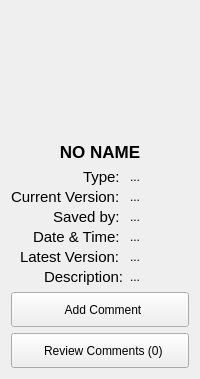
       <widget class="QWidget" name="viewerTab">
        <property name="maximumSize">
         <size>
          <width>16777215</width>
          <height>16777215</height>
         </size>
        </property>
        <attribute name="title">
         <string>Viewer</string>
        </attribute>
        <layout class="QVBoxLayout" name="verticalLayout" stretch="0,0,1,0,0">
         <item>
          <widget class="QPushButton" name="assetIconButton">
           <property name="minimumSize">
            <size>
             <width>0</width>
             <height>125</height>
            </size>
           </property>
           <property name="maximumSize">
            <size>
             <width>125</width>
             <height>125</height>
            </size>
           </property>
           <property name="styleSheet">
            <string notr="true">QPushButton {
    background-color: transparent;
    border: none;
}</string>
           </property>
           <property name="text">
            <string/>
           </property>
           <property name="icon">
            <iconset>
             <normaloff>../icons/takeSnapshotButton.png</normaloff>../icons/takeSnapshotButton.png</iconset>
           </property>
           <property name="iconSize">
            <size>
             <width>125</width>
             <height>125</height>
            </size>
           </property>
           <property name="autoRepeat">
            <bool>false</bool>
           </property>
          </widget>
         </item>
         <item>
          <widget class="QLabel" name="assetNameLabel">
           <property name="font">
            <font>
             <pointsize>13</pointsize>
             <bold>true</bold>
            </font>
           </property>
           <property name="text">
            <string>NO NAME</string>
           </property>
           <property name="alignment">
            <set>Qt::AlignCenter</set>
           </property>
          </widget>
         </item>
         <item>
          <layout class="QFormLayout" name="formLayout">
           <property name="sizeConstraint">
            <enum>QLayout::SetNoConstraint</enum>
           </property>
           <property name="fieldGrowthPolicy">
            <enum>QFormLayout::AllNonFixedFieldsGrow</enum>
           </property>
           <property name="rowWrapPolicy">
            <enum>QFormLayout::WrapLongRows</enum>
           </property>
           <property name="labelAlignment">
            <set>Qt::AlignBottom|Qt::AlignRight|Qt::AlignTrailing</set>
           </property>
           <property name="formAlignment">
            <set>Qt::AlignHCenter|Qt::AlignTop</set>
           </property>
           <property name="verticalSpacing">
            <number>2</number>
           </property>
           <item row="0" column="0">
            <widget class="QLabel" name="typeLabel">
             <property name="font">
              <font>
               <pointsize>11</pointsize>
              </font>
             </property>
             <property name="text">
              <string>Type: </string>
             </property>
            </widget>
           </item>
           <item row="0" column="1">
            <widget class="QLabel" name="typeAnswerLabel">
             <property name="text">
              <string>...</string>
             </property>
             <property name="alignment">
              <set>Qt::AlignLeading|Qt::AlignLeft|Qt::AlignVCenter</set>
             </property>
            </widget>
           </item>
           <item row="1" column="0">
            <widget class="QLabel" name="currentVersionLabel">
             <property name="font">
              <font>
               <pointsize>11</pointsize>
              </font>
             </property>
             <property name="text">
              <string>Current Version: </string>
             </property>
            </widget>
           </item>
           <item row="1" column="1">
            <widget class="QLabel" name="currentVersionAnswerLabel">
             <property name="text">
              <string>...</string>
             </property>
             <property name="alignment">
              <set>Qt::AlignLeading|Qt::AlignLeft|Qt::AlignVCenter</set>
             </property>
            </widget>
           </item>
           <item row="2" column="0">
            <widget class="QLabel" name="savedByLabel">
             <property name="font">
              <font>
               <pointsize>11</pointsize>
              </font>
             </property>
             <property name="text">
              <string>Saved by: </string>
             </property>
            </widget>
           </item>
           <item row="2" column="1">
            <widget class="QLabel" name="savedByAnswerLabel">
             <property name="text">
              <string>...</string>
             </property>
             <property name="alignment">
              <set>Qt::AlignLeading|Qt::AlignLeft|Qt::AlignVCenter</set>
             </property>
            </widget>
           </item>
           <item row="3" column="0">
            <widget class="QLabel" name="timeLabel">
             <property name="font">
              <font>
               <pointsize>11</pointsize>
              </font>
             </property>
             <property name="text">
              <string>Date &amp; Time: </string>
             </property>
            </widget>
           </item>
           <item row="3" column="1">
            <widget class="QLabel" name="timeAnswerLabel">
             <property name="text">
              <string>...</string>
             </property>
             <property name="alignment">
              <set>Qt::AlignLeading|Qt::AlignLeft|Qt::AlignVCenter</set>
             </property>
            </widget>
           </item>
           <item row="4" column="0">
            <widget class="QLabel" name="latestVersionLabel">
             <property name="font">
              <font>
               <pointsize>11</pointsize>
              </font>
             </property>
             <property name="text">
              <string>Latest Version: </string>
             </property>
            </widget>
           </item>
           <item row="4" column="1">
            <widget class="QLabel" name="latestVersionAnswerLabel">
             <property name="text">
              <string>...</string>
             </property>
             <property name="alignment">
              <set>Qt::AlignLeading|Qt::AlignLeft|Qt::AlignVCenter</set>
             </property>
            </widget>
           </item>
           <item row="5" column="0">
            <widget class="QLabel" name="descriptionLabel">
             <property name="sizePolicy">
              <sizepolicy hsizetype="Preferred" vsizetype="Preferred">
               <horstretch>0</horstretch>
               <verstretch>0</verstretch>
              </sizepolicy>
             </property>
             <property name="maximumSize">
              <size>
               <width>190</width>
               <height>16777215</height>
              </size>
             </property>
             <property name="font">
              <font>
               <pointsize>11</pointsize>
              </font>
             </property>
             <property name="text">
              <string>Description: </string>
             </property>
             <property name="alignment">
              <set>Qt::AlignLeading|Qt::AlignLeft|Qt::AlignTop</set>
             </property>
             <property name="wordWrap">
              <bool>true</bool>
             </property>
             <property name="openExternalLinks">
              <bool>true</bool>
             </property>
            </widget>
           </item>
           <item row="5" column="1">
            <widget class="QLabel" name="descriptionAnswerLabel">
             <property name="text">
              <string>...</string>
             </property>
             <property name="alignment">
              <set>Qt::AlignLeading|Qt::AlignLeft|Qt::AlignVCenter</set>
             </property>
            </widget>
           </item>
          </layout>
         </item>
         <item>
          <widget class="QPushButton" name="addCommentButton">
           <property name="sizePolicy">
            <sizepolicy hsizetype="MinimumExpanding" vsizetype="MinimumExpanding">
             <horstretch>0</horstretch>
             <verstretch>0</verstretch>
            </sizepolicy>
           </property>
           <property name="minimumSize">
            <size>
             <width>0</width>
             <height>35</height>
            </size>
           </property>
           <property name="maximumSize">
            <size>
             <width>192</width>
             <height>35</height>
            </size>
           </property>
           <property name="text">
            <string>  Add Comment</string>
           </property>
           <property name="icon">
            <iconset>
             <normaloff>../icons/addComment.png</normaloff>../icons/addComment.png</iconset>
           </property>
          </widget>
         </item>
         <item>
          <widget class="QPushButton" name="reviewCommentsButton">
           <property name="sizePolicy">
            <sizepolicy hsizetype="MinimumExpanding" vsizetype="MinimumExpanding">
             <horstretch>0</horstretch>
             <verstretch>0</verstretch>
            </sizepolicy>
           </property>
           <property name="minimumSize">
            <size>
             <width>0</width>
             <height>35</height>
            </size>
           </property>
           <property name="maximumSize">
            <size>
             <width>192</width>
             <height>35</height>
            </size>
           </property>
           <property name="text">
            <string>  Review Comments (0)</string>
           </property>
           <property name="icon">
            <iconset>
             <normaloff>../icons/reviewComments.png</normaloff>../icons/reviewComments.png</iconset>
           </property>
          </widget>
         </item>
        </layout>
       </widget>
